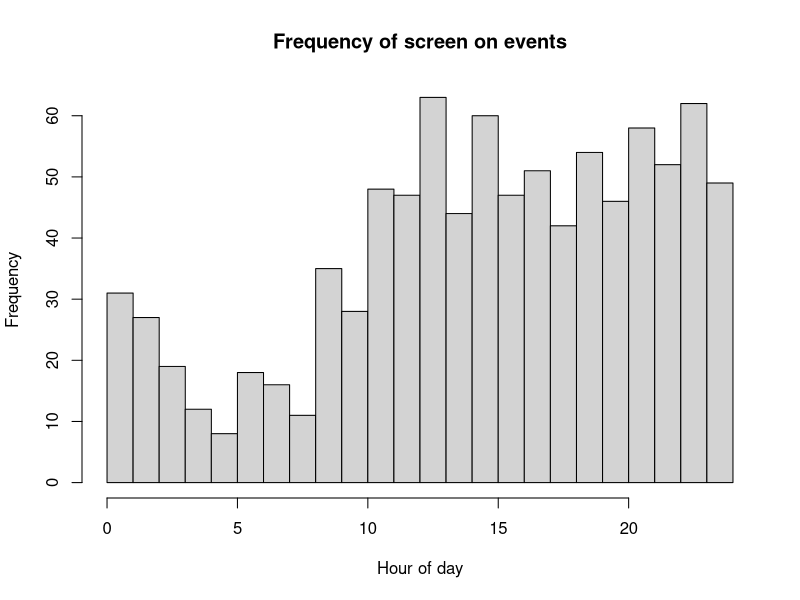

Write R code to recreate this figure. (Note: a time limit stopped this script after it produced the figure.)
## ---- chunk 1
ndays=10
lambda_s = 1.5
lambda_w = 5
mu_s = 1
mu_w = 8.5
sd_s = .5
sd_w = .25
init_t = 15
anchor_t=14
d0="3/2/2019" ## d0 is the first day of follow-up. If you have your own data, set d0 equal to the date of first data.

#2pm = origin
A2B_ts = function(xx,anchor_hr=14){
  if(length(xx)>1){
    for(i in 1:length(xx)){
      if(xx[i]<=anchor_hr){
        xx[i]=(24-anchor_hr)+xx[i]
      }else{
        xx[i]=xx[i]-anchor_hr
      }
    }
    return(xx)
  }else{
    if(xx<=anchor_hr){
      return(24-anchor_hr+xx)
    }else{
      return(xx-anchor_hr)
    }
  }
}

## generate time to bed/wake for each day
t_s = rnorm(ndays,mu_s,sd_s)
t_w = rnorm(ndays,mu_w,sd_w)

## generate waiting times
curt = init_t
curday=1
outmat_mod=c()
while(TRUE){
  if(curt>init_t+24){
    curt = curt-24
    curday=curday+1
    if(curday>ndays){
      break
    }
  }
  if(A2B_ts(curt)<A2B_ts(t_s[curday])){
    tnex = curt+rexp(1,lambda_w)
    if(A2B_ts(tnex)>=A2B_ts(t_s[curday])){
      tnex = curt+A2B_ts(t_s[curday])-A2B_ts(curt)+rexp(1,lambda_s)
    }
    outmat_mod=rbind(outmat_mod,c(curt,tnex,curday))
  }else if(A2B_ts(curt)<A2B_ts(t_w[curday])){
    tnex = curt+rexp(1,lambda_s)
    if(A2B_ts(tnex)>=A2B_ts(t_w[curday])){
      tnex = curt+A2B_ts(t_w[curday])-A2B_ts(curt)+rexp(1,lambda_w)
    }
    outmat_mod=rbind(outmat_mod,c(curt,tnex,curday))
  }else{
    tnex = curt+rexp(1,lambda_w)
    outmat_mod=rbind(outmat_mod,c(curt,tnex,curday))
  }
  curt=tnex
}

Mod2Orig = function(tmat,d0,format="%m/%d/%Y %H:%M:%S",tz="EST"){
  tmat_out = matrix(NA,nrow=nrow(tmat),ncol=2)
  t0=as.POSIXct(paste(d0,"00:00:00",sep=" "),tz=tz,format)
  for(i in 1:nrow(tmat)){
    tmat_out[i,1]=strftime(as.POSIXct(as.numeric(t0)+60*60*(tmat[i,1]+24*tmat[i,3]),tz=tz,origin="1970-01-01"),tz="EST",format)
    tmat_out[i,2]=strftime(as.POSIXct(as.numeric(t0)+60*60*(tmat[i,2]+24*tmat[i,3]),tz=tz,origin="1970-01-01"),tz="EST",format)
  }
  return(data.frame(t0=tmat_out[,1],t1=tmat_out[,2],stringsAsFactors=F))
}

Orig2Mod = function(tmat,anchor_hr,format="%m/%d/%Y %H:%M:%S",tz="EST"){
  tmat_out = matrix(NA,nrow=nrow(tmat),ncol=3)
  for(i in 1:nrow(tmat)){
    anchor_cur=anchor_hr*60*60+as.numeric(as.POSIXct(strftime(as.POSIXct(tmat[i,1],tz=tz,format=format,origin="1970-01-01"),tz=tz,format="%m/%d/%Y"),tz=tz,format="%m/%d/%Y"))
    if(as.numeric(as.POSIXct(tmat[i,1],tz=tz,format=format,origin="1970-01-01"))<anchor_cur){
      anchor_cur=anchor_hr*60*60+as.numeric(as.POSIXct(strftime(as.POSIXct(as.numeric(as.POSIXct(tmat[i,1],tz=tz,format=format,origin="1970-01-01"))-24*60*60,tz=tz,origin="1970-01-01"),tz=tz,format="%m/%d/%Y"),tz=tz,format="%m/%d/%Y"))
    }
    if(i==1){anchor0=anchor_cur}
    tmat_out[i,1]=anchor_hr+(as.numeric(as.POSIXct(tmat[i,1],tz=tz,format=format,origin="1970-01-01"))-anchor_cur)/(60*60)
    tmat_out[i,2]=anchor_hr+(as.numeric(as.POSIXct(tmat[i,2],tz=tz,format=format,origin="1970-01-01"))-anchor_cur)/(60*60)
    tmat_out[i,3]=round((anchor_cur-anchor0)/(24*60*60))+1
  }
  return(tmat_out)
}

outmat_orig=Mod2Orig(outmat_mod,d0,format="%m/%d/%Y %H:%M:%S") #d0 tells Mod2Orig when the first day of follow-up is.
compare_to_outmat_mod=Orig2Mod(outmat_orig,anchor_hr=anchor_t)

head(outmat_orig)
head(outmat_mod)
head(compare_to_outmat_mod)

## ---- chunk 2
hist(outmat_mod[,1] %% 24,breaks=24,xlim=c(0,24),xlab="Hour of day",main="Frequency of screen on events")

## ---- chunk 3
## perform quadrature of multivariate normal

## compute Gauss-Hermite quadrature points and weights
## for a one-dimensional integral.
## points -- number of points
## interlim -- maximum number of Newton-Raphson iterations

library(mvtnorm)

hermite <- function (points, z) {
  p1 <- 1/pi^0.4
  p2 <- 0
  for (j in 1:points) {
    p3 <- p2
    p2 <- p1
    p1 <- z * sqrt(2/j) * p2 - sqrt((j - 1)/j) * p3
  }
  pp <- sqrt(2 * points) * p2
  c(p1, pp)
}

gauss.hermite <- function (points, iterlim = 50) {
  x <- w <- rep(0, points)
  m <- (points + 1)/2
  for (i in 1:m) {
    z <- if (i == 1) 
      sqrt(2 * points + 1) - 2 * (2 * points + 1)^(-1/6)
    else if (i == 2) 
      z - sqrt(points)/z
    else if (i == 3 || i == 4) 
      1.9 * z - 0.9 * x[i - 2]
    else 2 * z - x[i - 2]
    for (j in 1:iterlim) {
      z1 <- z
      p <- hermite(points, z)
      z <- z1 - p[1]/p[2]
      if (abs(z - z1) <= 1e-15) 
        break
    }
    if (j == iterlim) 
      warning("iteration limit exceeded")
    x[points + 1 - i] <- -(x[i] <- z)
    w[i] <- w[points + 1 - i] <- 2/p[2]^2
  }
  r <- cbind(x * sqrt(2), w/sum(w))
  colnames(r) <- c("Points", "Weights")
  r
}


## compute multivariate Gaussian quadrature points
## n     - number of points each dimension before pruning
## mu    - mean vector
## sigma - covariance matrix
## prune - NULL - no pruning; [0-1] - fraction to prune
mgauss.hermite <- function(n, mu, sigma, prune=NULL) {
  if(!all(dim(sigma) == length(mu)))
    stop("mu and sigma have nonconformable dimensions")
  
  dm  <- length(mu)
  gh  <- gauss.hermite(n)
  #idx grows exponentially in n and dm
  idx <- as.matrix(expand.grid(rep(list(1:n),dm)))
  pts <- matrix(gh[idx,1],nrow(idx),dm)
  wts <- apply(matrix(gh[idx,2],nrow(idx),dm), 1, prod)
  
  ## prune
  if(!is.null(prune)) {
    qwt <- quantile(wts, probs=prune)
    pts <- pts[wts > qwt,]
    wts <- wts[wts > qwt]
  }
  
  ## rotate, scale, translate points
  eig <- eigen(sigma) 
  rot <- eig$vectors %*% diag(sqrt(eig$values))
  pts <- t(rot %*% t(pts) + mu)
  return(list(points=pts, weights=wts))
}

## ---- chunk 4

IndLik = function(t_init,wt,xs,xw,lambda_s,lambda_w){
  if(t_init< xs){
    numer = lambda_w*exp(-lambda_w*wt)
    denom = 1-exp(-lambda_w*(xs-t_init))+exp(-lambda_s*(xs-t_init))-exp(-lambda_s*(xw-t_init))+exp(-lambda_w*(xw-t_init))
  }else if(t_init < xw){
    numer = lambda_s*exp(-lambda_s*wt)
    denom = 1-exp(-lambda_s*(xw-t_init))+exp(-lambda_w*(xw-t_init))
  }else{
    numer = lambda_w*exp(-lambda_w*wt)
    denom = 1
  }
  return(numer/denom)
}

JointLik = function(mat,mu_s,mu_w,sigma_s,sigma_w,rho,lambda_s,lambda_w,x_s,x_w,INCL_DENSITY=FALSE){
  if(x_s>x_w){return(0)}
  if(!is.null(nrow(mat)) && nrow(mat)>0){
    t1=1
    for(i in 1:nrow(mat)){
      t1=t1*IndLik(mat[i,1],mat[i,2]-mat[i,1],x_s,x_w,lambda_s,lambda_w)
    }
  }else{
    t1=1
  }
  if(INCL_DENSITY){
    t2=dmvnorm(c(x_s,x_w),mean = c(mu_s,mu_w), sigma= matrix(c(sigma_s^2,rho*sigma_s*sigma_w,rho*sigma_s*sigma_w,sigma_w^2),nrow=2,byrow=T))
  }else{
    t2=1
  }
  return(t1*t2)
}

MargLik = function(mat,mu_s,mu_w,sigma_s,sigma_w,rho,lambda_s,lambda_w){
  if( mu_s> mu_w || sigma_s<0 || sigma_w<0 || abs(rho)>1 || lambda_s<0 || lambda_w <0 || lambda_s > lambda_w){return(0)}
  if(is.null(nrow(mat)) || nrow(mat)==0){return(1)}
  Sigma=matrix(c(sigma_s^2,rho*sigma_s*sigma_w,rho*sigma_s*sigma_w,sigma_w^2),nrow=2,byrow=T)
  ghout=mgauss.hermite(10,c(mu_s,mu_w),Sigma)
  return(sum(ghout$weights*unlist(lapply(1:nrow(ghout$points),function(xx) JointLik(mat,mu_s,mu_w,sigma_s,sigma_w,rho,lambda_s,lambda_w,ghout$points[xx,1],ghout$points[xx,2])))))
}

InitialParameters = function(mat_mod,anchor_t){
  itrvl_len_v = seq(6,9,.5)
  out_ls=list()
  ratio_v = rep(NA,length(itrvl_len_v))
  # find mu_s0, mu_w0
  for(j in 1:length(itrvl_len_v)){
    itrvl_len=itrvl_len_v[j]
    start_vals=seq(0,24-itrvl_len,.25)
    frac_vals = rep(NA,length(start_vals))
    for(i in 1:length(start_vals)){
      frac_vals[i]=length(intersect(which(mat_mod[,1]>anchor_t+start_vals[i]),which(mat_mod[,1]<anchor_t+start_vals[i]+itrvl_len)))/nrow(mat_mod)
    }
    mu_s0=start_vals[order(frac_vals)[1]]+anchor_t
    mu_w0=mu_s0+itrvl_len
    # find rate during average sleep and average waking interval
    ndays= length(unique(mat_mod[,3]))
    lambda_s0=(min(frac_vals)*nrow(mat_mod)/ndays)/itrvl_len
    lambda_w0=((1-min(frac_vals))*nrow(mat_mod)/ndays)/(24-itrvl_len)
    out_ls[[j]]=list(mu_s0,mu_w0,lambda_s0,lambda_w0)
    ratio_v[j]=lambda_s0/lambda_w0
  }
  return(unlist(out_ls[[order(ratio_v)[1]]]))
}




GridSearchInitPars = function(mat_mod,anchor_t,labels,ls_ids,mu_s0,mu_w0,lambda_s0,lambda_w0){
  sd_s_v = c(.25,.5,1)
  sd_w_v = c(.25,.5,1)
  rho_v= c(0,.25,.5,.75)
  g=function(par_v){
    liktot=0
    for(i in 1:length(labels)){
      mat=mat_mod[ls_ids[[i]],1:2]
      liktot=liktot-log(MargLik(mat,par_v[1],par_v[2],par_v[3],par_v[4],par_v[5],par_v[6],par_v[7]))
    }
    return(liktot)
  }
  minval=Inf
  for(sd_s in sd_s_v){
    for(sd_w in sd_w_v){
      for(rho in rho_v){
        par_v=c(mu_s0,mu_w0,sd_s,sd_w,rho,lambda_s0,lambda_w0)
        curval=g(par_v)
        if(curval<minval){
          cur_par=par_v
          minval=curval
        }
      }
    }
  }
  return(par_v)
}


FindParamMLEs = function(dat,anchor_t,maxiter=20,init_par=NULL,tol=.0001){
  labels=unique(dat[,3])
  ls_ids = list()
  for(i in 1:length(labels)){
    ls_ids[[i]]=which(dat[,3]==i)
  }
  if(is.null(init_par)){
    cat("Identifying good initial model parameters...\n")
    init_pars4=InitialParameters(dat,anchor_t)
    mu_s0=init_pars4[1]
    mu_w0=init_pars4[2]
    lambda_s0=init_pars4[3]
    lambda_w0=init_pars4[4]
    init_par = GridSearchInitPars(dat,anchor_t,labels,ls_ids,mu_s0,mu_w0,lambda_s0,lambda_w0)
  }
  cur_par=init_par
  prev_par=cur_par
  cat("Numerical optimization (using optim) until convergence (maxiter=",maxiter,"):\n")
  for(i in 1:maxiter){
    g1=function(par_v){
      liktot=0
      for(i in 1:length(labels)){
        mat=dat[ls_ids[[i]],1:2]
        liktot=liktot-log(MargLik(mat,par_v[1],par_v[2],cur_par[3],cur_par[4],cur_par[5],par_v[3],par_v[4]))
      }
      return(liktot)
    }
    optim.out1=optim(par=cur_par[c(1,2,6,7)],g1,control=list(maxit=1000))
    cur_par[c(1,2,6,7)]=optim.out1$par
    g2=function(par_v){
      liktot=0
      for(i in 1:length(labels)){
        mat=dat[ls_ids[[i]],1:2]
        liktot=liktot-log(MargLik(mat,cur_par[1],cur_par[2],par_v[1],par_v[2],par_v[3],cur_par[6],cur_par[7]))
      }
      return(liktot)
    }
    optim.out2=optim(par=cur_par[c(3,4,5)],g2,control=list(maxit=1000))
    cur_par[c(3,4,5)]=optim.out2$par
    cat("Iter ",i,": mu_s =",cur_par[1],"; mu_w =",cur_par[2],"; sd_s =",cur_par[3],"; sd_w =",cur_par[4],"; rho =",cur_par[5],"; lambda_s =",cur_par[6],"; lambda_w =",cur_par[7],"\n")
    if(sum((prev_par-cur_par)^2)<tol){
      break
    }else{
      prev_par=cur_par
    }
  }
  return(cur_par)
}

mle.out=FindParamMLEs(outmat_mod,anchor_t)

## ---- chunk 5
sleep_t_h=floor(mle.out[1]%%24)
sleep_t_m=floor((mle.out[1]%%24-floor(mle.out[1]%%24))*60)
if(sleep_t_m<10){
  sleep_t=paste(sleep_t_h,":0",sleep_t_m,sep="")
}else{
  sleep_t=paste(sleep_t_h,":",sleep_t_m,sep="")
}
wake_t_h=floor(mle.out[2]%%24)
wake_t_m=floor((mle.out[2]%%24-floor(mle.out[2]%%24))*60)
if(wake_t_m<10){
  wake_t=paste(wake_t_h,":0",wake_t_m,sep="")
}else{
  wake_t=paste(wake_t_h,":",wake_t_m,sep="")
}
cat(paste(" Avg. time to sleep = ",sleep_t," (+/- ",round(mle.out[3],1)," hour)\n",sep="")
,(paste("Avg. time to wake  = ",wake_t," (+/- ",round(mle.out[4],1)," hour)\n",sep=""))
,(paste("Correlation between time to sleep and time to wake = ",round(mle.out[5],2),"\n",sep=""))
,(paste("Rate (per hour) of frequency of phone use while asleep = ", round(mle.out[6],5),"\n",sep=""))
,(paste("Rate (per hour) of frequency of phone use while awake = ", round(mle.out[7],5),"\n",sep="")))
## ---- chunk 6
GetIndSleepEstimates =function(mat_mod,mle.out){
  labels=unique(mat_mod[,3])
  ls_ids = list()
  for(i in 1:length(labels)){
    ls_ids[[i]]=which(mat_mod[,3]==i)
  }
  xmat = matrix(NA,nrow=length(labels),ncol=3)
  for(i in 1:length(labels)){
    mat=mat_mod[ls_ids[[i]],1:2]
    g3=function(par_v){
      return(-log(JointLik(mat,mle.out[1],mle.out[2],mle.out[3],mle.out[4],mle.out[5],mle.out[6],mle.out[7],par_v[1],par_v[2],INCL_DENSITY=TRUE)))
    }
    optim.out3=optim(par=mle.out[1:2],g3,control=list(maxit=1000))
    xmat[i,]=c(optim.out3$par,labels[i])
  }
  return(xmat)
}

## ---- chunk 7
xest=GetIndSleepEstimates(outmat_mod,mle.out)
## ---- chunk 8
xest_orig=Mod2Orig(xest,d0,format="%m/%d/%Y %H:%M:%S")
names(xest_orig)=c("bedtime","wake-up time")
xest_orig
